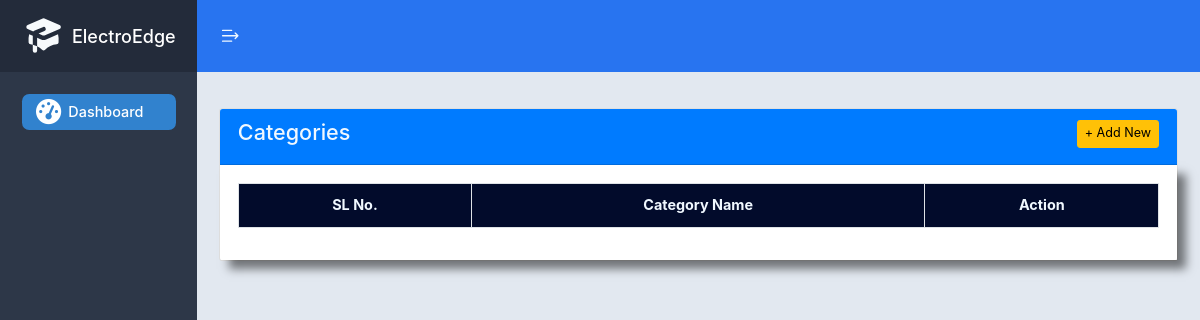
The app's page /categoryindex/ (signed in), older data.
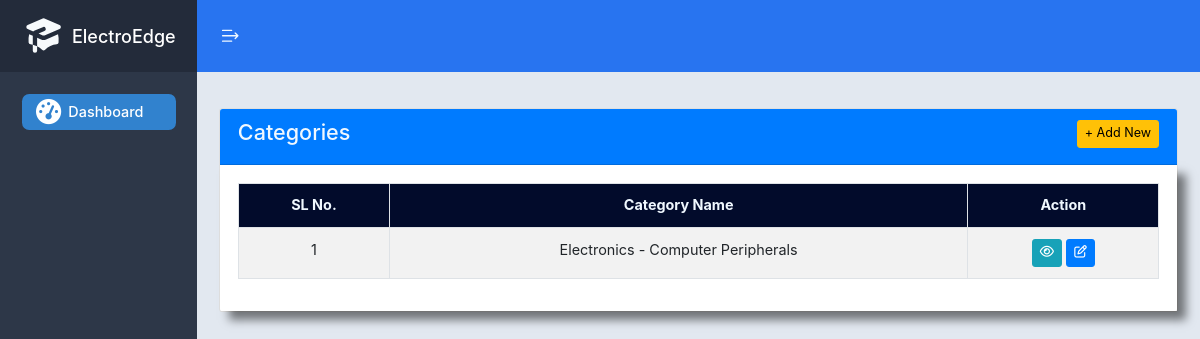
The same page, newer data.
### electroapp/models.py (models this page shows)
class Category(models.Model):
    category_name   =  models.CharField(max_length=255, null=True)
    created_at = models.DateTimeField(max_length=255,null=True)
    updated_at = models.DateTimeField(max_length=255, null=True)
    created_by = models.ForeignKey(settings.AUTH_USER_MODEL,on_delete=models.CASCADE, related_name='auth_user4',null=True)
    updated_by = models.ForeignKey(settings.AUTH_USER_MODEL,on_delete=models.CASCADE, related_name='auth_user5',null=True)

### electroapp/views.py (the view, shortened to what this page needs)
# urls.py: path('categoryindex/',views.categoryindex),
@login_required(login_url = "/user_login")
def categoryindex(request):
    now = datetime.now()
    auth_user=User.objects.get(id=request.user.id)
    mydata = Category.objects.order_by('-created_at').all()
    context = {'standards': mydata}
    return render(request,'category/index.html',context)

### template/category/index.html (shortened to what this page needs)
{% extends 'master.html' %}
{% block content %}
<section>
  <div class="card">
    <div class="card-header bg-primary">
      <div class="row">
        <div class="col-md-4">
          <h4 style="color: aliceblue;">Categories</h4>
        </div>
        <div class="col-md-4"></div>
              <div class="col-md-4 text-right">
                  <button type="button" class="btn btn-warning btn-sm" data-toggle="modal" data-target="#ModalSlide" style="color:black">+ Add New</button>
                </div>
          </div>
    </div>
    <div class="card-body" style="box-shadow: 10px 10px 10px rgba(0,0,0,0.5);">
      <table class="table table-bordered table-striped" style="width:100%;">
        <thead style="background-color: rgb(2, 11, 43); color: aliceblue;">
          <tr>
            <th style="text-align:center">SL No.</th>
            <th style="text-align:center">Category Name</th>
            <th style="text-align:center">Action</th>
          </tr>
        </thead>
        <tbody>
          {% for x in standards %}
          <tr>
            <td style="text-align:center">{{ forloop.counter }}</td>
            <td style="text-align:center">{{ x.category_name }}</td>
            <td style="text-align:center">
              <form action="/category_delete/{{ x.id }}" method="POST">
                <a class="btn btn-info btn-sm"  role="button" data-toggle="modal" data-target="#showmodal{{ x.id }}" style="color:white"><i class="fa fa-eye"></i></a>
                <a href="/category_update/{{ x.id }}" class="btn btn-primary btn-sm"  role="button" data-toggle="modal" data-target="#editmodal{{ x.id }}" style="color:white" onclick="func1(this.id)"> <i class="fa fa-edit" style="color:white;"></i></a>
            </form>
            </td>
          </tr>
          {% endfor %}
        </tbody>
      </table>
      </div>
  </div>
</div>
</div>
  {% endblock %}

Row changes from the older to the newer data that the page shows:
added Category: category_name "Electronics - Computer Peripherals"
